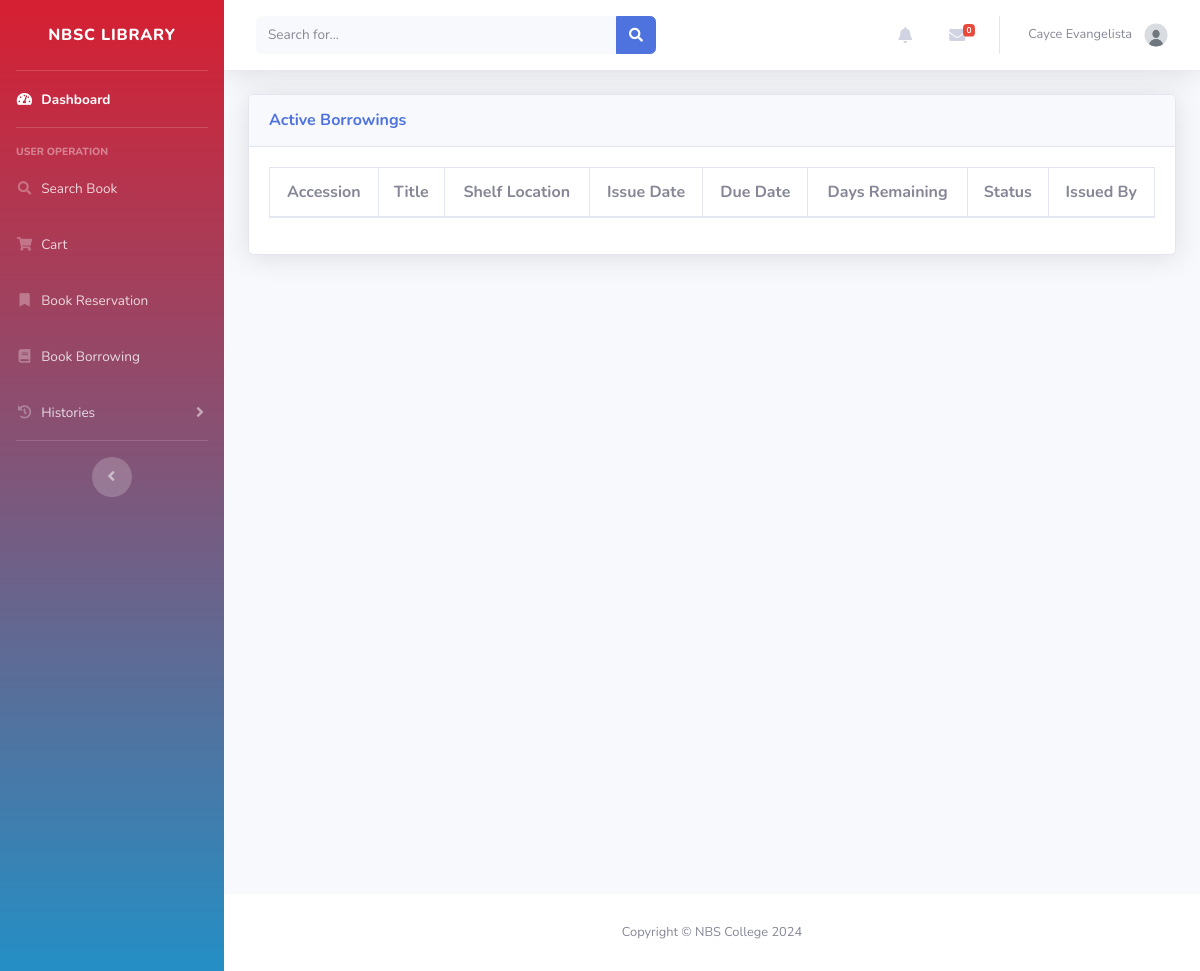
/User/book_borrowing.php (signed in), run on an earlier commit of the app's database.
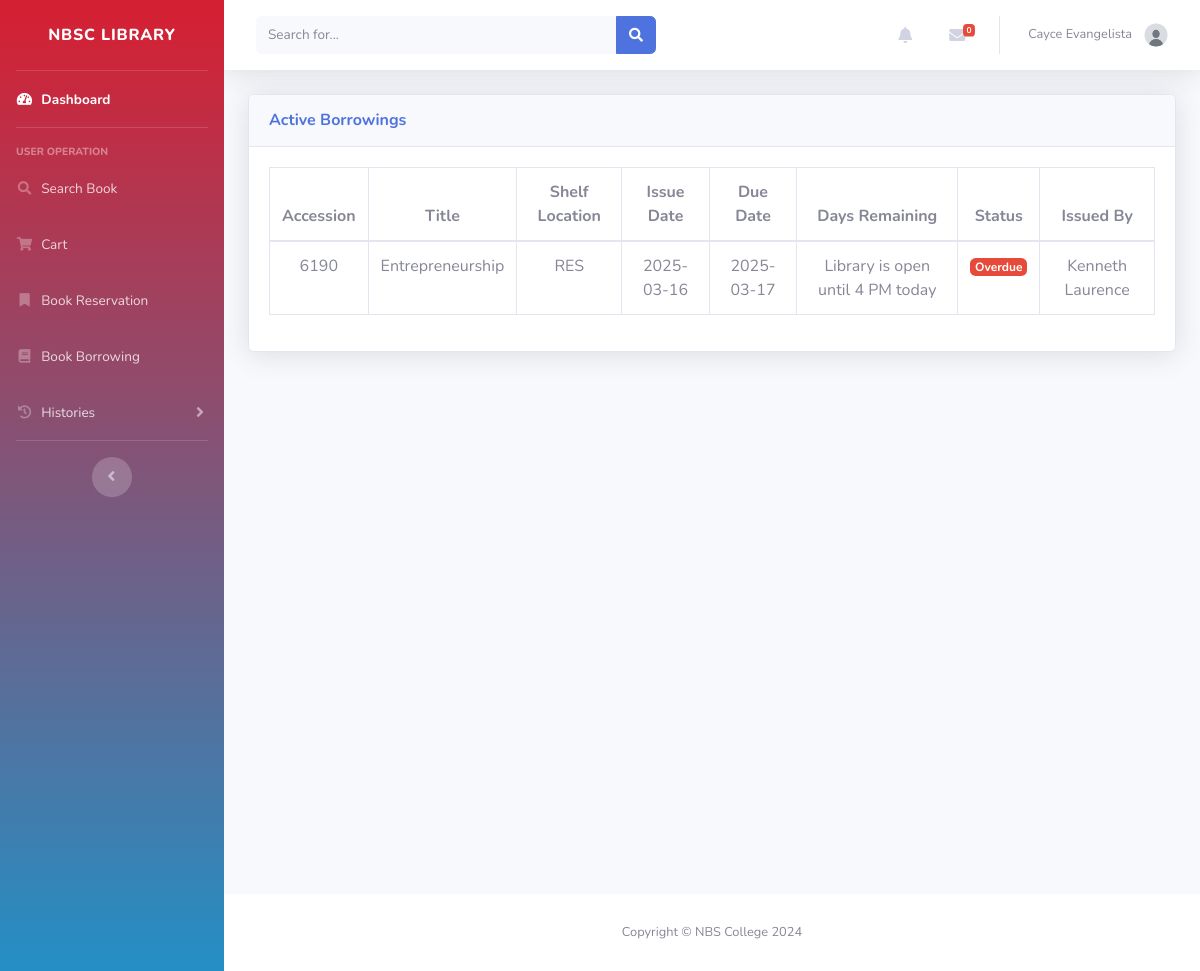
And on a later commit of the database.
### tables this page shows
CREATE TABLE `borrowings` (
  `id` int(225) NOT NULL,
  `user_id` int(225) DEFAULT NULL,
  `book_id` int(225) DEFAULT NULL,
  `status` varchar(100) DEFAULT NULL,
  `issue_date` date DEFAULT NULL,
  `issued_by` int(11) DEFAULT NULL,
  `due_date` date DEFAULT NULL,
  `return_date` date DEFAULT NULL,
  `recieved_by` int(11) DEFAULT NULL,
  `report_date` date DEFAULT NULL,
  `replacement_date` date DEFAULT NULL,
  `reminder_sent` tinyint(4) DEFAULT NULL
);

CREATE TABLE `books` (
  `id` int(11) NOT NULL,
  `accession` int(11) NOT NULL,
  `title` varchar(100) DEFAULT NULL,
  `preferred_title` varchar(100) DEFAULT NULL,
  `parallel_title` varchar(100) DEFAULT NULL,
  `subject_category` varchar(100) DEFAULT NULL,
  `subject_detail` varchar(9999) DEFAULT NULL,
  `summary` varchar(1000) DEFAULT NULL,
  `contents` varchar(1000) DEFAULT NULL,
  `front_image` varchar(100) DEFAULT NULL,
  `back_image` varchar(100) DEFAULT NULL,
  `dimension` varchar(100) DEFAULT NULL,
  `series` varchar(100) DEFAULT NULL,
  `volume` varchar(100) DEFAULT NULL,
  `edition` varchar(100) DEFAULT NULL,
  `copy_number` int(225) DEFAULT NULL,
  `total_pages` varchar(100) DEFAULT NULL,
  `supplementary_contents` varchar(100) DEFAULT NULL,
  `ISBN` varchar(100) DEFAULT NULL,
  `content_type` varchar(100) DEFAULT NULL,
  `media_type` varchar(100) DEFAULT NULL,
  `carrier_type` varchar(100) DEFAULT NULL,
  `call_number` varchar(100) DEFAULT NULL,
  `URL` varchar(225) DEFAULT NULL,
  `language` varchar(100) DEFAULT NULL,
  `shelf_location` varchar(100) DEFAULT NULL,
  `entered_by` int(225) DEFAULT NULL,
  `date_added` date DEFAULT NULL,
  `status` varchar(100) DEFAULT NULL,
  `updated_by` int(11) DEFAULT NULL,
  `last_update` date DEFAULT NULL
);

### User/book_borrowing.php (the view, shortened to what this page needs)
<?php
include '../db.php';
$user_id = $_SESSION['user_id'];
$query = "SELECT b.id, bk.accession, bk.title, bk.shelf_location, b.issue_date, b.due_date, b.status,
                 a1.firstname AS issued_by_name, a2.firstname AS received_by_name
          FROM borrowings b
          JOIN books bk ON b.book_id = bk.id
          LEFT JOIN admins a1 ON b.issued_by = a1.id
          LEFT JOIN admins a2 ON b.recieved_by = a2.id
          WHERE b.user_id = ? AND b.status IN ('Active', 'Overdue')";
$stmt = $conn->prepare($query);
$stmt->bind_param('i', $user_id);
$stmt->execute();
$result = $stmt->get_result();
include 'inc/header.php';
?>
<head>
</head>
<div id="content" class="d-flex flex-column min-vh-100">
    <div class="container-fluid">
        <div class="card shadow mb-4">
            <div class="card-header py-3">
                <h6 class="m-0 font-weight-bold text-primary">Active Borrowings</h6>
            </div>
            <div class="card-body">
                <div class="table-responsive">
                    <table class="table table-bordered" id="dataTable" width="100%" cellspacing="0">
                        <thead>
                            <tr>
                                <th class="text-center">Accession</th>
                                <th class="text-center">Title</th>
                                <th class="text-center">Shelf Location</th>
                                <th class="text-center">Issue Date</th>
                                <th class="text-center">Due Date</th>
                                <th class="text-center">Days Remaining</th>
                                <th class="text-center">Status</th>
                                <th class="text-center">Issued By</th>
                            </tr>
                        </thead>
                        <tbody>
                            <?php if ($result && $result->num_rows > 0):
                                while ($row = $result->fetch_assoc()):
                                    $due_date = new DateTime($row['due_date']);
                                    $today = new DateTime();
                                    $days_remaining = $today->diff($due_date)->days;
                                    $is_overdue = $today > $due_date;
                                    $is_today = $today->format('Y-m-d') == $due_date->format('Y-m-d');
                                    $is_tomorrow = $today->modify('+1 day')->format('Y-m-d') == $due_date->format('Y-m-d');
                            ?>
                                <tr>
                                    <td class="text-center"><?php echo htmlspecialchars($row['accession']); ?></td>
                                    <td><?php echo htmlspecialchars($row['title']); ?></td>
                                    <td class="text-center"><?php echo htmlspecialchars($row['shelf_location']); ?></td>
                                    <td class="text-center"><?php echo date('Y-m-d', strtotime($row['issue_date'])); ?></td>
                                    <td class="text-center"><?php echo date('Y-m-d', strtotime($row['due_date'])); ?></td>
                                    <td class="text-center">
                                        <?php if ($is_today): ?>
                                            Library is open until 4 PM today
                                        <?php elseif ($is_tomorrow): ?>
                                            Library is open until 4 PM tomorrow
                                        <?php elseif ($is_overdue): ?>
                                            <span class="text-danger">Overdue by <?php echo $days_remaining; ?> day(s)</span>
                                        <?php else: ?>
                                            <?php echo $days_remaining; ?> days
                                        <?php endif; ?>
                                    </td>
                                    <td class="text-center">
                                        <?php if ($is_overdue): ?>
                                            <span class="badge badge-danger">Overdue</span>
                                        <?php else: ?>
                                            <span class="badge badge-success">Active</span>
                                        <?php endif; ?>
                                    </td>
                                    <td class="text-center"><?php echo htmlspecialchars($row['issued_by_name']); ?></td>
                                </tr>
                            <?php endwhile; ?>
                            <?php endif; ?>
                        </tbody>
                    </table>
                </div>
            </div>
        </div>
    </div>
</div>
<?php include 'inc/footer.php'; ?>

What changed in the data, as far as the page shows it:
added borrowings: book.accession "6190", book.title "Entrepreneurship", book.shelf_location "RES", issue_date "2025-03-16", due_date "2025-03-17", shows "Library is open until 4 PM today", shows "Overdue", admins.firstname "Kenneth Laurence"
